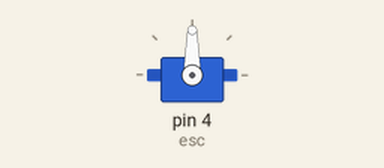
The sketch below on a simulated Arduino Uno, built with avr-gcc and run on an emulated ATmega328P. Shown: servo.

Above: at 0.05 s.
At 1.5 s:
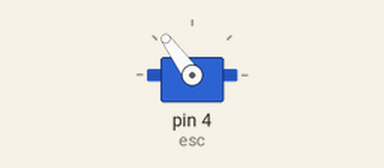
At 3.0 s:
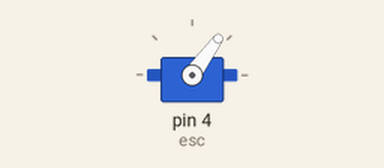
Timing chart, 0 to 6.9 s (numbered marks = the images above):
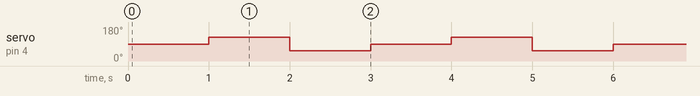

The sketch:

servo_rotate.ino
```cpp
#include <Servo.h>

Servo esc;

void setup() {
  esc.attach(4, 1000, 2000); // attach the ESC to pin 5 and set the PWM pulse range
}

void loop() {
  // set the ESC throttle value to rotate the motor
  esc.writeMicroseconds(1500); // set the throttle to 1500 microseconds for no rotation
  delay(1000); // wait for 1 second

  esc.writeMicroseconds(1700); // set the throttle to 1700 microseconds for clockwise rotation
  delay(1000); // wait for 1 second

  esc.writeMicroseconds(1300); // set the throttle to 1300 microseconds for counterclockwise rotation
  delay(1000); // wait for 1 second
}
```

Measured:
- by itself, servo on pin 4 (esc): repeats every 3.0 s: 54° 1.0 s, 90° 1.0 s, 126° 1.0 s
